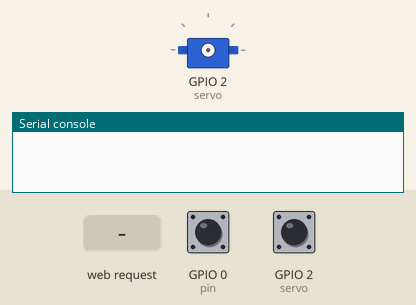
A program run on a simulated ESP8266 board running MicroPython. Shown: servo, the last lines printed to the serial console. The inputs (shaded band) are chosen by the test bench; at power-on: GPIO 0 (pin) HIGH, GPIO 2 (servo) HIGH. Servo angles are drawn from the pulse width (0.5 ms = 0°, 2.5 ms = 180°).

Above: at 1.2 s.
1.3 s: HTTP request GET /?room=lock received
2.8 s: HTTP request GET /?room=unlock received
At 4.0 s:
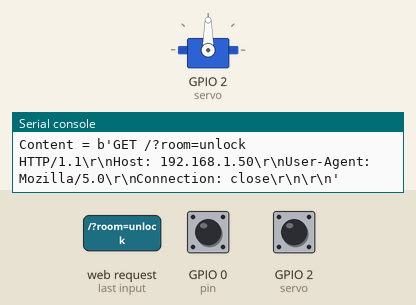
Timing chart, 0 to 5.8 s (numbered marks = the images above; inputs shaded):
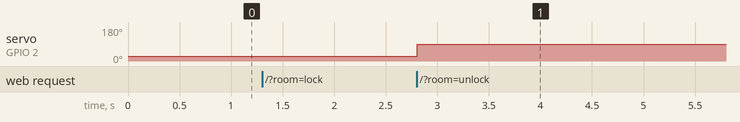

Measured:
- after the input at 2.8 s, servo on GPIO 2 (servo): 25° → 90° at once

The program:

main.py
```python
# (licence header left out)
import machine

pin = machine.Pin(2, machine.Pin.IN, machine.Pin.PULL_UP)

if pin.value() == True:
	import server
```

server.py
```python
# (licence header left out)
import socket
import machine
import time


#HTML to send to browsers
html = """<!DOCTYPE html>
<html>
<meta name="viewport" content="width=device-width, initial-scale=1.0">
<form>
DOOR:
<button name="room" value="unlock" type="submit">UNLOCK</button>
<button name="room" value="lock" type="submit">LOCK</button><br><br>
</form>
"""
sub = """
</html>
"""

#Setup PINS
servo = machine.PWM(machine.Pin(2), freq=50)
pin = machine.Pin(0, machine.Pin.IN, machine.Pin.PULL_UP)


#Setup Socket WebServer
s = socket.socket(socket.AF_INET, socket.SOCK_STREAM)
s.bind(('', 80))
s.listen(5)
error = 0

while error == False:
    conn, addr = s.accept()
    print("Got a connection from %s" % str(addr))
    request = conn.recv(1024)
    print("Content = %s" % str(request))
    request = str(request)
    lock = request.find('/?room=lock')
    unlock = request.find('/?room=unlock')
    if pin.value() == True:
		if lock == 6:
			servo.duty(40)
		if unlock == 6:
			servo.duty(77)
		time.sleep_ms(1500)
		servo.duty(0)
		conn.send(html+sub)
    else :
		conn.send(html+"battery power low!!"+sub)
		error = 1
    conn.close()
```
